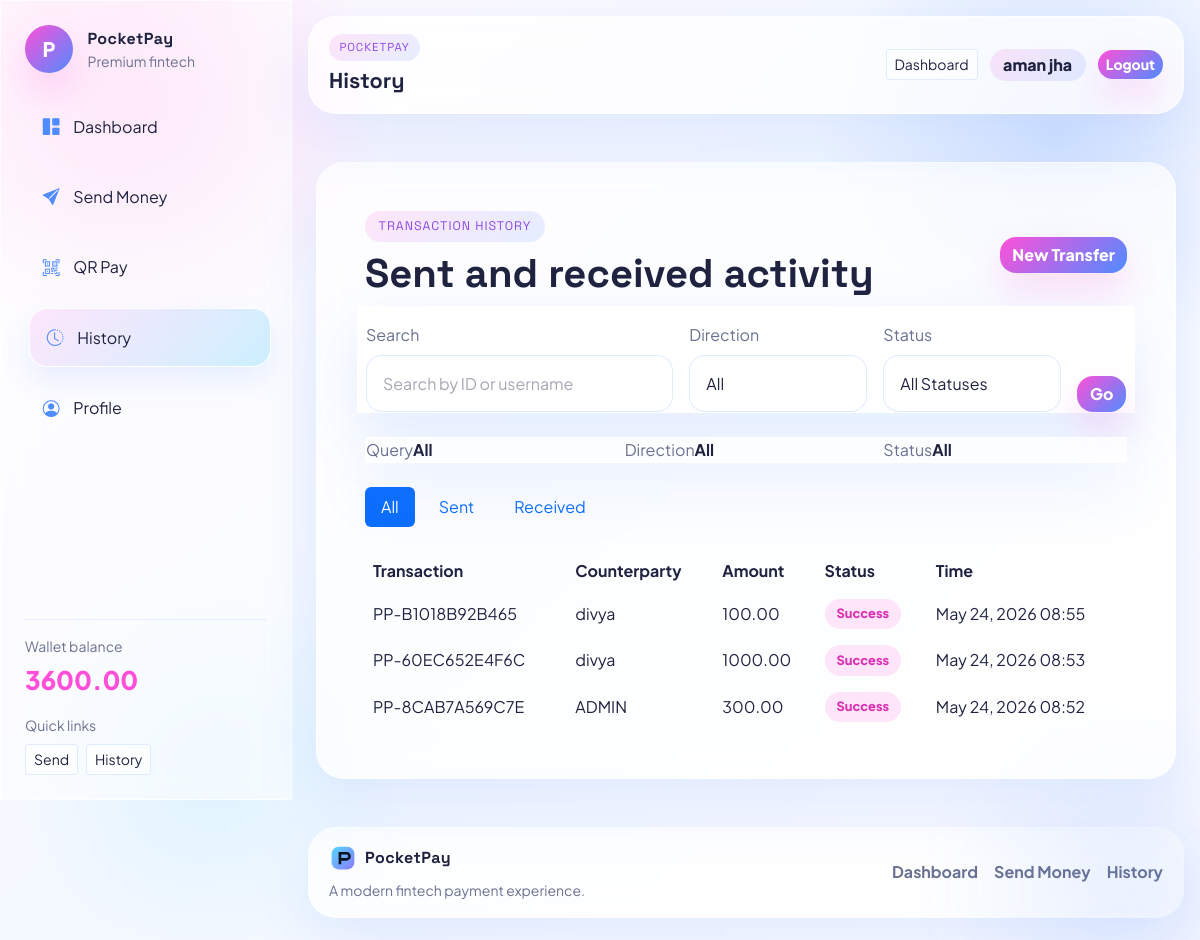
The page /history/ (signed in) on the database its author committed.
### app/models.py (models this page shows, shortened)
class Wallet(models.Model):
	user = models.OneToOneField(settings.AUTH_USER_MODEL, on_delete=models.CASCADE, related_name='wallet')
	balance = models.DecimalField(max_digits=12, decimal_places=2, default=Decimal('5000.00'))
	created_at = models.DateTimeField(auto_now_add=True)

class Transaction(models.Model):
	class Status(models.TextChoices):
		SUCCESS = 'success', 'Success'
		FAILED = 'failed', 'Failed'
	sender = models.ForeignKey(
		settings.AUTH_USER_MODEL,
		on_delete=models.CASCADE,
		related_name='sent_transactions',
	)
	receiver = models.ForeignKey(
		settings.AUTH_USER_MODEL,
		on_delete=models.CASCADE,
		related_name='received_transactions',
	)
	amount = models.DecimalField(max_digits=12, decimal_places=2)
	transaction_id = models.CharField(max_length=32, unique=True, editable=False)
	status = models.CharField(max_length=20, choices=Status.choices, default=Status.SUCCESS)
	timestamp = models.DateTimeField(auto_now_add=True)

### app/views.py (the view)
# urls.py: path('history/', views.history_view, name='history'),
@login_required(login_url='login')
def history_view(request):
	search_form = TransactionSearchForm(request.GET or None)
	query = request.GET.get('query', '').strip()
	direction = request.GET.get('direction', 'all')
	status = request.GET.get('status', 'all')
	base_queryset = Transaction.objects.filter(Q(sender=request.user) | Q(receiver=request.user)).select_related('sender', 'receiver')
	if query:
		base_queryset = base_queryset.filter(
			Q(transaction_id__icontains=query)
			| Q(sender__username__icontains=query)
			| Q(receiver__username__icontains=query)
		)
	if status in ('success', 'failed'):
		base_queryset = base_queryset.filter(status=status)
	sent_transactions = base_queryset.filter(sender=request.user).order_by('-timestamp')
	received_transactions = base_queryset.filter(receiver=request.user).order_by('-timestamp')
	if direction == 'sent':
		all_transactions = sent_transactions
	elif direction == 'received':
		all_transactions = received_transactions
	else:
		all_transactions = base_queryset.order_by('-timestamp')
	return render(
		request,
		'history.html',
		{
			'search_form': search_form,
			'sent_transactions': sent_transactions,
			'received_transactions': received_transactions,
			'all_transactions': all_transactions,
			'current_query': query,
			'current_direction': direction,
			'current_status': status,
		},
	)

### app/forms.py
class TransactionSearchForm(forms.Form):
    query = forms.CharField(required=False, widget=forms.TextInput(attrs={'class': 'form-control', 'placeholder': 'Search by ID or username'}))
    direction = forms.ChoiceField(
        required=False,
        choices=(
            ('all', 'All'),
            ('sent', 'Sent'),
            ('received', 'Received'),
        ),
        widget=forms.Select(attrs={'class': 'form-select'}),
    )
    status = forms.ChoiceField(
        required=False,
        choices=(
            ('all', 'All Statuses'),
            ('success', 'Successful Payments'),
            ('failed', 'Failed Payments'),
        ),
        widget=forms.Select(attrs={'class': 'form-select'}),
    )

### app/context_processors.py (called while the page is built)
def wallet_context(request):
	if not request.user.is_authenticated:
		return {'wallet': None, 'wallet_balance': '0.00'}
	wallet = ensure_wallet(request.user)
	return {'wallet': wallet, 'wallet_balance': wallet.balance}

### app/services.py (called while the page is built)
def ensure_wallet(user):
	wallet, _ = Wallet.objects.get_or_create(user=user)
	return wallet

### templates/history.html (shortened to what this page needs)
{% extends 'base.html' %}
{% block content %}
<div class="glass-card p-4 p-lg-5">
    <div class="d-flex flex-column flex-lg-row justify-content-between align-items-lg-center gap-3 mb-4">
        <div>
            <span class="eyebrow">Transaction history</span>
            <h1 class="display-6 fw-bold mt-2 mb-0">Sent and received activity</h1>
        </div>
        <a href="{% url 'send_money' %}" class="btn btn-primary">New Transfer</a>
    </div>
    <form method="get" class="row g-3 mb-4 history-filter-panel">
        <div class="col-lg-5">
            <label class="form-label">Search</label>
            {{ search_form.query }}
        </div>
        <div class="col-lg-3">
            <label class="form-label">Direction</label>
            {{ search_form.direction }}
        </div>
        <div class="col-lg-3">
            <label class="form-label">Status</label>
            {{ search_form.status }}
        </div>
        <div class="col-lg-1 d-flex align-items-end">
            <button type="submit" class="btn btn-glow w-100">Go</button>
        </div>
    </form>
    <div class="history-summary mb-4">
        <div><span>Query</span><strong>{{ current_query|default:'All' }}</strong></div>
        <div><span>Direction</span><strong>{{ current_direction|title }}</strong></div>
        <div><span>Status</span><strong>{{ current_status|title }}</strong></div>
    </div>
    <ul class="nav nav-pills gap-2 mb-4" id="historyTabs" role="tablist">
        <li class="nav-item" role="presentation"><button class="nav-link active" data-bs-toggle="pill" data-bs-target="#all" type="button">All</button></li>
        <li class="nav-item" role="presentation"><button class="nav-link" data-bs-toggle="pill" data-bs-target="#sent" type="button">Sent</button></li>
        <li class="nav-item" role="presentation"><button class="nav-link" data-bs-toggle="pill" data-bs-target="#received" type="button">Received</button></li>
    </ul>
    <div class="tab-content">
        <div class="tab-pane fade show active" id="all">
            {% include 'partials/transaction_table.html' with transactions=all_transactions type='all' %}
        </div>
    </div>
</div>
{% endblock %}

### templates/base.html (shortened to what this page needs)
<!doctype html>
<html lang="en">
<head>
    <link href="https://cdn.jsdelivr.net/npm/bootstrap@5.3.3/dist/css/bootstrap.min.css" rel="stylesheet">
    <link rel="stylesheet" href="https://cdn.jsdelivr.net/npm/bootstrap-icons@1.11.3/font/bootstrap-icons.min.css">
    {% load static %}
    <link rel="stylesheet" href="{% static 'css/style.css' %}">
</head>
<body>
<div class="bg-noise"></div>
{% if user.is_authenticated %}
<div class="app-shell">
    <aside class="sidebar glass-panel">
        <div class="sidebar-brand">
            <div class="brand-mark">P</div>
            <div>
                <div class="brand-text">PocketPay</div>
                <div class="small text-muted-light">Premium fintech</div>
            </div>
        </div>
            <nav class="sidebar-nav">
            <a class="sidebar-link {% if request.resolver_match.url_name == 'dashboard' %}active{% endif %}" href="{% url 'dashboard' %}"><i class="bi bi-grid-1x2-fill"></i><span>Dashboard</span></a>
            <a class="sidebar-link {% if request.resolver_match.url_name == 'send_money' %}active{% endif %}" href="{% url 'send_money' %}"><i class="bi bi-send-fill"></i><span>Send Money</span></a>
            <a class="sidebar-link {% if request.resolver_match.url_name == 'qr_payment' %}active{% endif %}" href="{% url 'qr_payment' %}"><i class="bi bi-qr-code-scan"></i><span>QR Pay</span></a>
            <a class="sidebar-link {% if request.resolver_match.url_name == 'history' %}active{% endif %}" href="{% url 'history' %}"><i class="bi bi-clock-history"></i><span>History</span></a>
            <a class="sidebar-link {% if request.resolver_match.url_name == 'profile' %}active{% endif %}" href="{% url 'profile' %}"><i class="bi bi-person-circle"></i><span>Profile</span></a>
        </nav>
            <div class="sidebar-footer">
                <div class="small text-muted-light">Wallet balance</div>
                <div class="sidebar-balance">{{ wallet_balance|default:"0.00" }}</div>
                <div class="small text-muted-light mt-3">Quick links</div>
                <div class="d-flex flex-wrap gap-2 mt-2">
                    <a class="btn btn-sm btn-outline-light" href="{% url 'send_money' %}">Send</a>
                    <a class="btn btn-sm btn-outline-light" href="{% url 'history' %}">History</a>
                </div>
            </div>
    </aside>
    <div class="main-content">
        <header class="topbar glass-panel sticky-top">
            <div>
                <div class="eyebrow eyebrow-small">PocketPay</div>
                <div class="topbar-title">{{ request.resolver_match.url_name|default:'dashboard'|title }}</div>
            </div>
            <div class="topbar-actions">
                <a class="btn btn-sm btn-outline-light" href="{% url 'dashboard' %}">Dashboard</a>
                <span class="user-badge">{{ user.username }}</span>
                <a class="btn btn-sm btn-primary" href="{% url 'logout' %}">Logout</a>
            </div>
        </header>
{% endif %}
<main class="{% if user.is_authenticated %}content-shell container-fluid px-3 px-lg-4 py-4 py-lg-5{% else %}container py-4 py-lg-5 content-shell{% endif %}">
    {% block content %}{% endblock %}
</main>
<footer class="site-footer">
    <div class="footer-inner glass-panel">
        <div>
            <div class="brand-text d-flex align-items-center gap-2"><img src="{% static 'images/logo.svg' %}" class="footer-logo" alt="PocketPay logo"><span>PocketPay</span></div>
            <div class="small text-muted-light mt-2">A modern fintech payment experience.</div>
        </div>
        <div class="footer-links">
            {% if user.is_authenticated %}
                <a href="{% url 'dashboard' %}">Dashboard</a>
                <a href="{% url 'send_money' %}">Send Money</a>
                <a href="{% url 'history' %}">History</a>
            {% else %}
                <a href="{% url 'login' %}">Login</a>
                <a href="{% url 'register' %}">Register</a>
            {% endif %}
        </div>
    </div>
</footer>
{% if user.is_authenticated %}
    </div>
</div>
{% endif %}
</body>
</html>

### templates/partials/transaction_table.html
<div class="table-responsive">
    <table class="table table-borderless align-middle mb-0 glass-table">
        <thead>
            <tr>
                <th>Transaction</th>
                <th>Counterparty</th>
                <th>Amount</th>
                <th>Status</th>
                <th>Time</th>
            </tr>
        </thead>
        <tbody>
            {% for tx in transactions %}
                <tr>
                    <td>{{ tx.transaction_id }}</td>
                    <td>
                        {% if type == 'sent' %}
                            {{ tx.receiver.username }}
                        {% elif type == 'received' %}
                            {{ tx.sender.username }}
                        {% else %}
                            {% if tx.sender_id == user.id %}
                                {{ tx.receiver.username }}
                            {% else %}
                                {{ tx.sender.username }}
                            {% endif %}
                        {% endif %}
                    </td>
                    <td>{{ tx.amount }}</td>
                    <td><span class="status-pill status-{{ tx.status }}">{{ tx.get_status_display }}</span></td>
                    <td>{{ tx.timestamp|date:"M d, Y H:i" }}</td>
                </tr>
            {% empty %}
                <tr><td colspan="5" class="text-center text-muted-light py-4">No transactions to display.</td></tr>
            {% endfor %}
        </tbody>
    </table>
</div>

### rows shown on the page
Wallet: balance "3600.00"
Transaction: transaction_id "PP-B1018B92B465", receiver.username "divya", amount "100.00", status "Success", timestamp "May 24, 2026 08:55"
Transaction: transaction_id "PP-60EC652E4F6C", receiver.username "divya", amount "1000.00", status "Success", timestamp "May 24, 2026 08:53"
Transaction: transaction_id "PP-8CAB7A569C7E", receiver.username "ADMIN", amount "300.00", status "Success", timestamp "May 24, 2026 08:52"

### other values the page prints
{{ request.resolver_match.url_name|default:'dashboard'|title }} "History"
{{ user.username }} "aman jha"
{{ current_query|default:'All' }} "All"
{{ current_direction|title }} "All"
{{ current_status|title }} "All"
